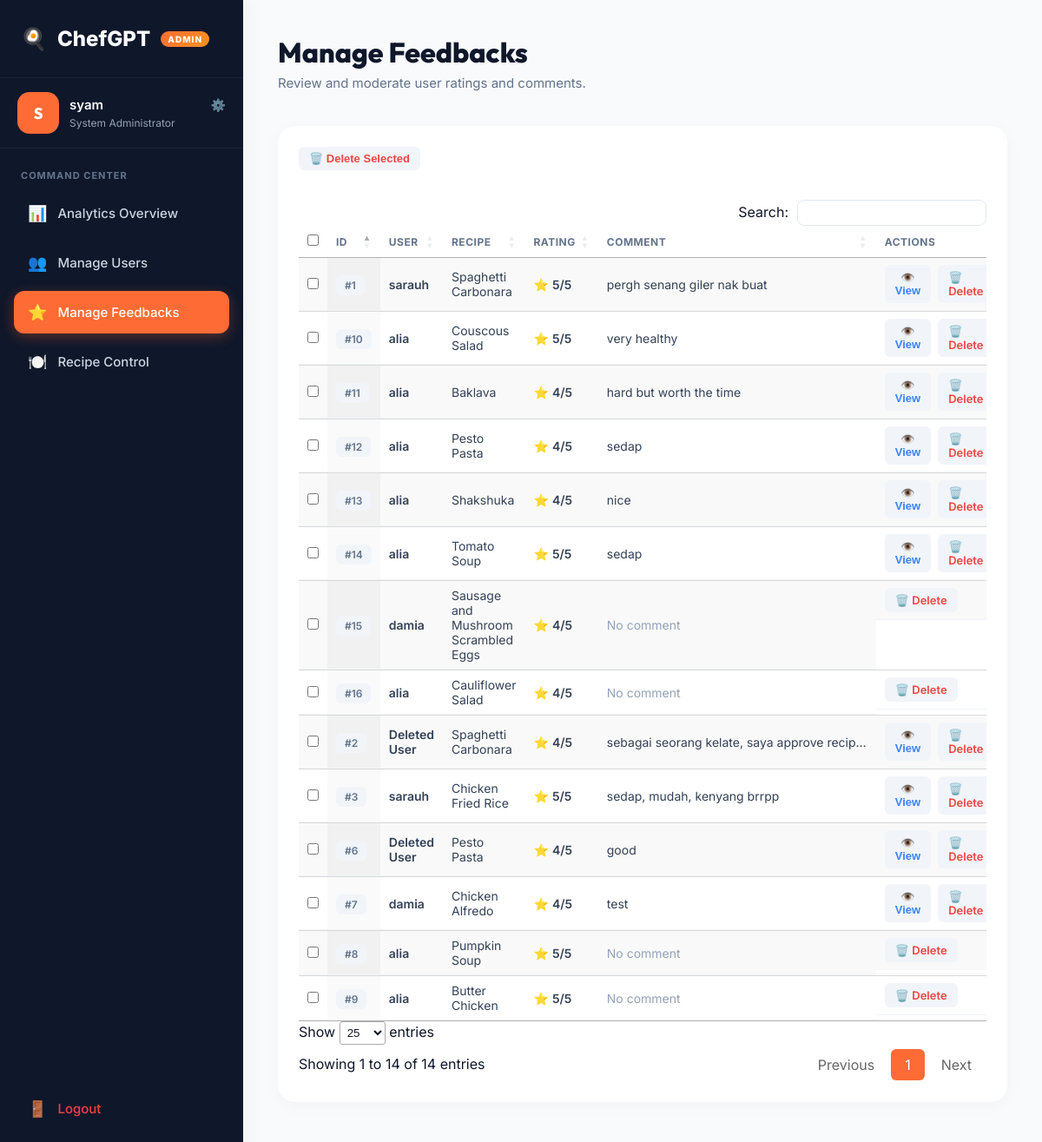
Before: /admin/manage_feedback (signed in) with the older database file.
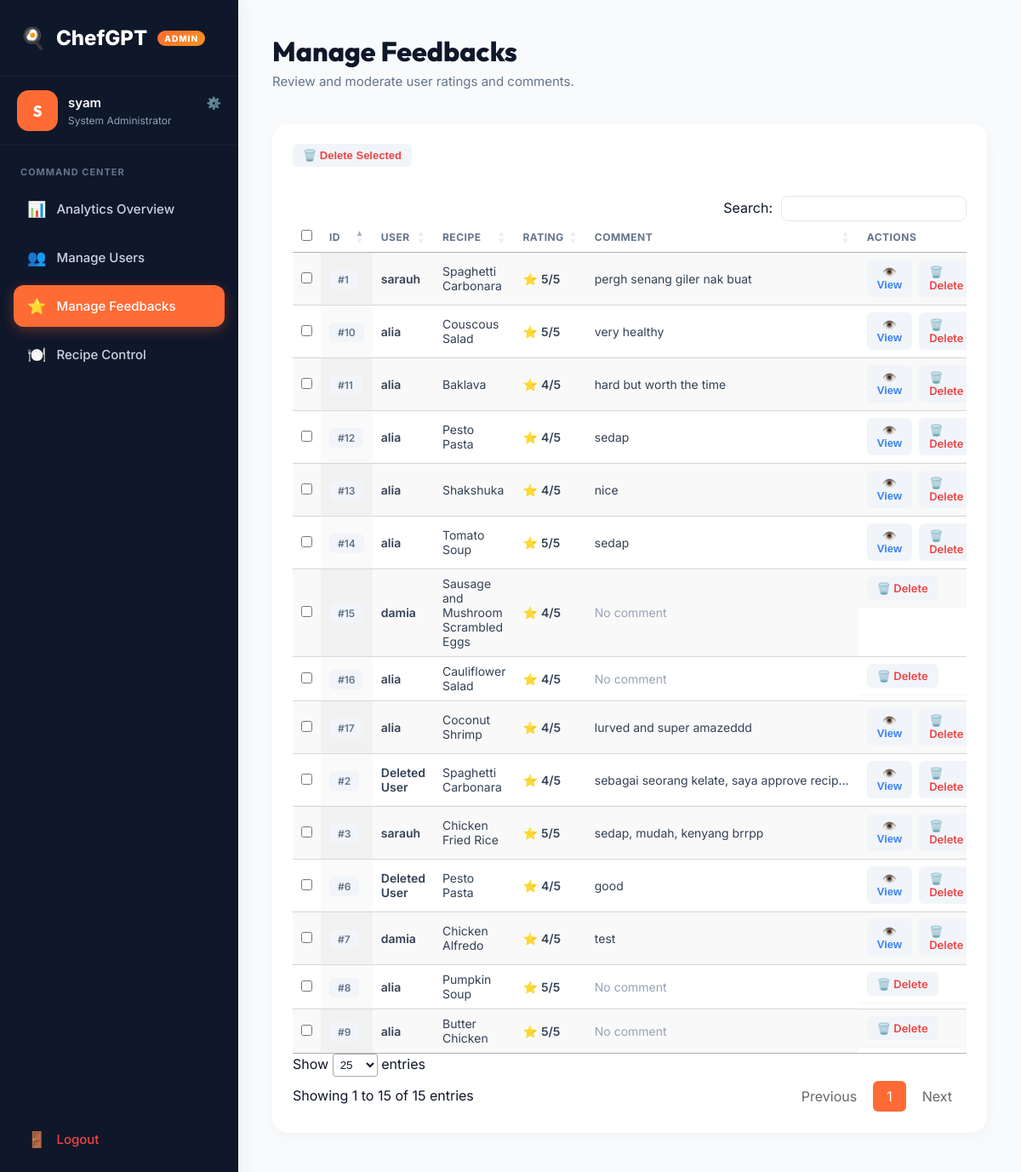
After: the same page with the newer database file.
### app.py (models this page shows)
class User(UserMixin, db.Model):
    id = db.Column(db.Integer, primary_key=True)
    username = db.Column(db.String(80), unique=True, nullable=False)
    email = db.Column(db.String(120), unique=True, nullable=False)
    password = db.Column(db.String(200), nullable=False)
    created_at = db.Column(db.DateTime, default=datetime.utcnow)
    role = db.Column(db.String(20), nullable=False, default='user')

class Feedback(db.Model):
    __tablename__ = 'feedbacks'
    id = db.Column(db.Integer, primary_key=True)
    user_id = db.Column(db.Integer, db.ForeignKey('user.id', ondelete="SET NULL"), nullable=True)
    username_backup = db.Column(db.String(80), nullable=True)
    recipe_id = db.Column(db.Integer, nullable=False)
    recipe_name = db.Column(db.String(200), nullable=False)
    rating = db.Column(db.Integer, nullable=True)
    comment = db.Column(db.Text, nullable=True)
    created_at = db.Column(db.DateTime, default=datetime.utcnow)
    user = db.relationship('User', backref='feedbacks')

### app.py (the view)
@app.route('/admin/manage_feedback')
@login_required
def manage_feedback():
    if current_user.role != 'admin':
        flash('Access denied', 'danger')
        return redirect(url_for('dashboard'))
    feedbacks = Feedback.query.all()
    return render_template('/admin/manage_feedbacks.html', feedbacks=feedbacks)

### app.py (called while the page is built)
@login_manager.user_loader
def load_user(user_id):
    return User.query.get(int(user_id))

### templates/admin/manage_feedbacks.html (shortened to what this page needs)
{% extends "admin/admin_base.html" %}
{% block admin_content %}
    <header class="admin-header">
        <div>
            <h1>Manage Feedbacks</h1>
            <p class="header-sub">Review and moderate user ratings and comments.</p>
        </div>
    </header>
    <div class="admin-card">
        <form action="{{ url_for('bulk_delete_feedbacks') }}" method="POST" id="bulkForm">
            <div class="card-header-flex">
                <button type="submit" class="btn-action delete" onclick="return confirm('Delete all selected feedbacks?')">
                    🗑️ Delete Selected
                </button>
            </div>
            <div class="table-container" style="padding-top: 10px;">
                <table id="dataTable" class="admin-table display" style="width:100%">
                    <thead>
                        <tr>
                            <th style="width:40px;"><input type="checkbox" id="selectAll"></th>
                            <th>ID</th>
                            <th>User</th>
                            <th>Recipe</th>
                            <th>Rating</th>
                            <th>Comment</th>
                            <th>Actions</th>
                        </tr>
                    </thead>
                    <tbody>
                        {% for fb in feedbacks %}
                        <tr>
                            <td><input type="checkbox" name="selected_ids" value="{{ fb.id }}"></td>
                            <td><span class="badge badge-gray">#{{ fb.id }}</span></td>
                            <td class="font-medium">{{ fb.user.username if fb.user else 'Deleted User' }}</td>
                            <td>{{ fb.recipe_name }}</td>
                            <td>
                                <div class="rating-display">
                                    <span class="star-icon">⭐</span> {{ fb.rating }}/5
                                </div>
                            </td>
                            <td class="comment-cell">
                                {{ fb.comment if fb.comment else '<span class="text-muted">No comment</span>'|safe }}
                            </td>
                            <td class="actions-cell">
                                {% if fb.comment %}
                                <button type="button" class="btn-action edit" onclick="viewComment('{{ fb.user.username if fb.user else 'Deleted User' }}', '{{ fb.recipe_name|replace("'", "\\'") }}', '{{ fb.rating }}', '{{ fb.comment|replace("'", "\\'")|replace('\n', ' ') }}')">👁️ View</button>
                                {% endif %}
                                <a href="{{ url_for('delete_feedback', feedback_id=fb.id) }}" onclick="event.preventDefault(); if(confirm('Delete this feedback?')) document.getElementById('del-{{fb.id}}').submit();" class="btn-action delete">🗑️ Delete</a>
                            </td>
                        </tr>
                        {% endfor %}
                    </tbody>
                </table>
            </div>
        </form>
    </div>
{% endblock %}

### templates/admin/admin_base.html (shortened to what this page needs)
<!DOCTYPE html>
<html lang="en">
<head>
    <link rel="stylesheet" href="{{ url_for('static', filename='css/admin_dashboard.css') }}">
    <link rel="stylesheet" href="https://cdn.datatables.net/1.13.6/css/jquery.dataTables.min.css">
    <link rel="stylesheet" href="https://cdn.datatables.net/buttons/2.4.1/css/buttons.dataTables.min.css">
</head>
<body>
    <div class="admin-layout">
        <aside class="admin-sidebar">
            <div class="sidebar-brand">
                <span class="brand-icon">🍳</span>
                ChefGPT <span class="brand-badge">ADMIN</span>
            </div>
            <div class="admin-profile" style="padding: 0; background: transparent;">
                <a href="{{ url_for('admin_profile') }}"
                    style="text-decoration: none; color: inherit; display: flex; align-items: center; gap: 12px; width: 100%; padding: 16px 20px; border-radius: 16px; transition: background 0.2s;"
                    onmouseover="this.style.background='rgba(255,255,255,0.05)'"
                    onmouseout="this.style.background='transparent'">
                    <div class="admin-avatar">{{ current_user.username[0]|upper if current_user else 'A' }}</div>
                    <div class="admin-info" style="flex-grow: 1;">
                        <div class="admin-name"
                            style="display: flex; justify-content: space-between; align-items: center;">
                            {{ current_user.username if current_user else 'Admin' }}
                            <span style="font-size: 14px; opacity: 0.7;" title="Profile Settings">⚙️</span>
                        </div>
                        <div class="admin-role">System Administrator</div>
                    </div>
                </a>
            </div>
            <nav class="admin-nav">
                <div class="nav-label">COMMAND CENTER</div>
                <a href="{{ url_for('admin_dashboard') }}"
                    class="nav-item {% if request.endpoint == 'admin_dashboard' %}active{% endif %}">
                    <span class="nav-icon">📊</span> Analytics Overview
                </a>
                <a href="{{ url_for('manage_user') }}"
                    class="nav-item {% if 'user' in request.endpoint %}active{% endif %}">
                    <span class="nav-icon">👥</span> Manage Users
                </a>
                <a href="{{ url_for('manage_feedback') }}"
                    class="nav-item {% if 'feedback' in request.endpoint %}active{% endif %}">
                    <span class="nav-icon">⭐</span> Manage Feedbacks
                </a>
                <a href="{{ url_for('manage_recipes') }}"
                    class="nav-item {% if 'recipe' in request.endpoint and 'dashboard' not in request.endpoint %}active{% endif %}">
                    <span class="nav-icon">🍽️</span> Recipe Control
                </a>
                <div class="nav-bottom">
                    <a href="{{ url_for('logout') }}" class="nav-item nav-logout">
                        <span class="nav-icon">🚪</span> Logout
                    </a>
                </div>
            </nav>
        </aside>
        <main class="admin-main">
            {% block admin_content %}{% endblock %}
        </main>
    </div>
</body>
</html>

### static/css/admin_dashboard.css (style rules this page uses)
* { margin: 0; padding: 0; box-sizing: border-box; }
body { font-family: 'Inter', sans-serif; background-color: #f8fafc; color: #0f172a; }
h1, h2, h3, h4, h5, h6 { font-family: 'Outfit', sans-serif; }
.admin-layout { display: flex; min-height: 100vh; }
.admin-sidebar { width: 280px; background: #0f172a; color: white; display: flex; flex-direction: column; box-shadow: 4px 0 20px rgba(0,0,0,0.05); z-index: 10; }
.sidebar-brand { padding: 30px 24px; font-size: 24px; font-weight: 800; display: flex; align-items: center; gap: 12px; border-bottom: 1px solid rgba(255,255,255,0.05); }
.brand-badge { background: linear-gradient(135deg, #FF6B35, #F7931E); font-size: 10px; padding: 3px 8px; border-radius: 99px; font-weight: 800; letter-spacing: 1px; }
.admin-profile { padding: 24px; display: flex; align-items: center; gap: 16px; border-bottom: 1px solid rgba(255,255,255,0.05); }
.admin-avatar { width: 48px; height: 48px; background: #FF6B35; border-radius: 14px; display: flex; align-items: center; justify-content: center; font-weight: 800; font-size: 18px; font-family: 'Outfit'; }
.admin-info { flex: 1; }
.admin-name { font-weight: 600; font-size: 15px; margin-bottom: 4px; }
.admin-role { font-size: 12px; color: #94a3b8; }
.admin-nav { padding: 24px 16px; flex: 1; display: flex; flex-direction: column; }
.nav-label { font-size: 11px; font-weight: 700; color: #64748b; margin-bottom: 12px; padding-left: 8px; letter-spacing: 1px; }
.nav-item { display: flex; align-items: center; gap: 12px; padding: 14px 16px; color: #cbd5e1; text-decoration: none; border-radius: 12px; font-weight: 500; font-size: 15px; transition: all 0.2s; margin-bottom: 8px; }
.nav-item:hover, .nav-item.active { background: rgba(255,255,255,0.1); color: #fff; }
.nav-item.active { background: #FF6B35; box-shadow: 0 4px 15px rgba(255,107,53,0.3); }
.nav-icon { font-size: 18px; }
.nav-bottom { margin-top: auto; }
.nav-logout { color: #ef4444; }
.admin-main { flex: 1; padding: 40px; overflow-y: auto; height: 100vh; }
.admin-header { display: flex; justify-content: space-between; align-items: center; margin-bottom: 40px; }
.admin-header h1 { font-size: 32px; font-weight: 800; color: #0f172a; margin-bottom: 6px; }
.header-sub { color: #64748b; font-size: 15px; }
.admin-card { background: white; padding: 24px; border-radius: 20px; box-shadow: 0 4px 20px rgba(0,0,0,0.03); margin-bottom: 24px; }
.card-header-flex { display: flex; justify-content: space-between; align-items: center; margin-bottom: 24px; }
.table-container { width: 100%; overflow-x: auto; }
.admin-table { width: 100%; border-collapse: collapse; text-align: left; }
.admin-table th { padding: 16px 20px; color: #64748b; font-weight: 600; font-size: 12px; text-transform: uppercase; letter-spacing: 0.5px; border-bottom: 2px solid #f1f5f9; }
.admin-table td { padding: 16px 20px; color: #334155; font-size: 14px; border-bottom: 1px solid #f1f5f9; vertical-align: middle; }
.badge { padding: 4px 10px; border-radius: 6px; font-size: 12px; font-weight: 600; }
.badge-gray { background: #f1f5f9; color: #64748b; }
.font-medium { font-weight: 600; color: #0f172a; }
.rating-display { display: flex; align-items: center; gap: 4px; font-weight: 600; }
.star-icon { color: #f59e0b; }
.actions-cell { display: flex; gap: 8px; }
.btn-action { padding: 6px 12px; border-radius: 6px; font-size: 13px; font-weight: 600; text-decoration: none; border: none; cursor: pointer; transition: all 0.2s; }
.btn-action.edit { background: #f1f5f9; color: #3b82f6; }
.btn-action.delete { background: #f1f5f9; color: #ef4444; }
.text-muted { color: #94a3b8; }
.comment-cell { max-width: 300px; white-space: nowrap; overflow: hidden; text-overflow: ellipsis; }

Changed rows visible on the page:
added Feedback: id "17", user "alia", recipe_name "Coconut Shrimp", rating "4", comment "lurved and super amazeddd"
Other visible differences:
text written by a page script: "Search: Show entries Showing 1 to 14 of 14 entries Previous 1 Next" → "Search: Show entries Showing 1 to 15 of 15 entries Previous 1 Next"
